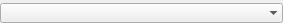
<?xml version="1.0" encoding="UTF-8"?>
<ui version="4.0">
 <class>StringListController</class>
 <widget class="QWidget" name="StringListController">
  <property name="geometry">
   <rect>
    <x>0</x>
    <y>0</y>
    <width>283</width>
    <height>23</height>
   </rect>
  </property>
  <property name="font">
   <font>
    <family>Segoe UI</family>
   </font>
  </property>
  <property name="windowTitle">
   <string>Form</string>
  </property>
  <layout class="QGridLayout" name="gridLayout">
   <property name="leftMargin">
    <number>0</number>
   </property>
   <property name="topMargin">
    <number>3</number>
   </property>
   <property name="rightMargin">
    <number>0</number>
   </property>
   <property name="bottomMargin">
    <number>0</number>
   </property>
   <property name="spacing">
    <number>0</number>
   </property>
   <item row="0" column="0">
    <widget class="QComboBox" name="comboBox">
     <property name="sizePolicy">
      <sizepolicy hsizetype="MinimumExpanding" vsizetype="Fixed">
       <horstretch>0</horstretch>
       <verstretch>0</verstretch>
      </sizepolicy>
     </property>
     <property name="focusPolicy">
      <enum>Qt::StrongFocus</enum>
     </property>
     <property name="frame">
      <bool>false</bool>
     </property>
    </widget>
   </item>
  </layout>
 </widget>
 <resources/>
 <connections/>
</ui>
